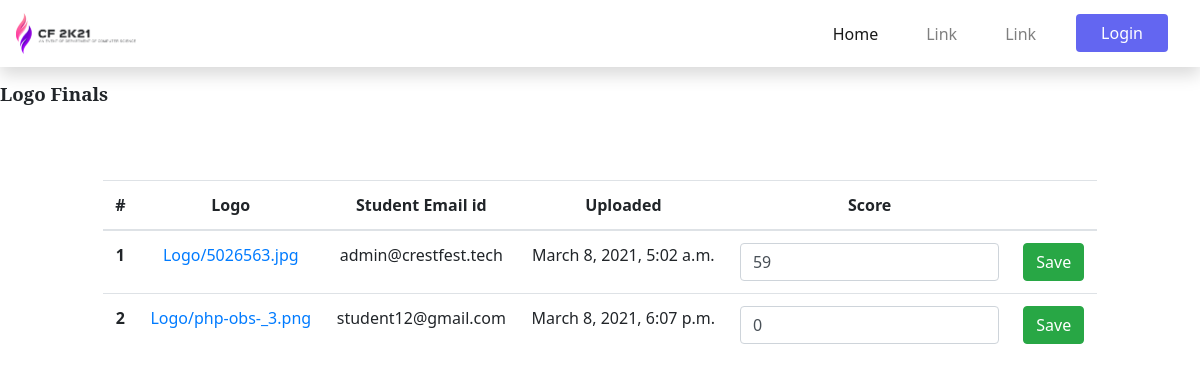
Screenshot of /events/impreza/finals/result/score/ with the database file from the repository.
### imageupload/models.py (models this page shows)
class Logo(models.Model):
    student = models.ForeignKey(User, on_delete=models.CASCADE)
    logo = models.ImageField(upload_to='Logo')
    score = models.PositiveIntegerField(default=0)
    roundtype_choice = (('prelims', 'Prelims'), ('final', 'Finals'))
    roundtype = models.CharField(
        max_length=8, choices=roundtype_choice)
    description = models.TextField(max_length=430)
    date_time = models.DateTimeField(auto_now_add=True)
    status = models.BooleanField(default=False)
    class Meta:
        verbose_name = 'Logo Result'

### userapp/models.py (models this page shows)
class User(AbstractUser):
    username = None
    email = models.EmailField(unique=True)
    first_name = models.CharField(max_length=35)
    mobile = models.CharField(
        unique=True, max_length=10, null=True, blank=False)
    user_type_choice = ((1, 'Admin'), (2, 'Staff'), (3, 'Students'))
    user_type = models.PositiveSmallIntegerField(choices=user_type_choice, default=3
                                                 )
    objects = UserManager()
    USERNAME_FIELD = 'email'
    REQUIRED_FIELDS = ['first_name']

### imageupload/views.py (the view)
# urls.py: path('impreza/finals/result/score/', display_logo_finals,
def display_logo_finals(request):
    score = LogoScoreForm(request.POST or None)
    logo = Logo.objects.filter(roundtype="final").order_by('id')
    if request.method == "POST":
        question_id = get_object_or_404(Logo, id=request.POST.get('q_id'))
        Logo.objects.filter(id=question_id.id).update(
            score=request.POST.get('answer'))
        return JsonResponse({'result': 'Good'})
    context = {'logo': logo, 'score': score}
    return render(request, 'imageupload/display_logo_finals.html', context=context)

### imageupload/forms.py
class LogoScoreForm(ModelForm):
    class Meta:
        model = Logo
        fields = ['score']
    def __init__(self, *args, **kwargs):
        super().__init__(*args, **kwargs)
        self.fields['score'].widget.attrs.update(
            {'placeholder': 'Score..'})

### templates/imageupload/display_logo_finals.html (shortened to what this page needs)
{% extends 'base.html' %}
{% load crispy_forms_tags %}
{% block content %}
<h3>Logo Finals</h3>
<section class="container my-5">
    <div class="table-responsive table_wrapper">
        <table class="table my-1 my-md-2">
            <thead>
                <tr class="text-center">
                    <th scope="col">#</th>
                    <th scope="col">Logo</th>
                    <th scope="col">Student Email id</th>
                    <th scope="col">Uploaded</th>
                    <th scope="col">Score</th>
                    <th scope="col"></th>
                </tr>
            </thead>
            <tbody>
                {% for logo in logo %}
                <tr scope="row" class="text-center">
                    <th scope="row">{{forloop.counter}}</th>
                    <td>
                        <a href="{{logo.logo.url}}" class="text-primary" target="_blank"
                            rel="noopener noreferrer">{{logo.logo}}</a>
                    </td>
                    <td>{{logo.student}}</td>
                    <td>{{logo.date_time}}</td>
                    <td>
                        <input type="text" class="form-control" placeholder="Score..." value="{{logo.score}}">
                    </td>
                    <td>
                        <button class="btn btn-success float-left submit_button"
                            data-question="{{logo.id}}">Save</button>
                    </td>
                </tr>
                {% endfor %}
            </tbody>
        </table>
    </div>
</section>
{% endblock %}

### static/css/style.css (style rules this page uses)
html { scroll-behavior: smooth; }
body { width: 100%; height: 100%; margin: 0; padding: 0; overflow-x: hidden; }
h3 { display: block; font-size: 1.17rem; margin-top: 1em; margin-bottom: 1em; margin-left: 0; margin-right: 0; font-weight: bold; font-family: "Noto Serif", serif; }

### templates/imageupload/display_logo_finals.html (style rules this page uses)
.table_wrapper { max-height: 450px; overflow-y: auto; display: inline-block; }
.table_wrapper { scrollbar-width: none; -ms-overflow-style: none; }

### rows the page displays
Logo: logo "Logo/5026563.jpg", student "admin@crestfest.tech", date_time "March 8, 2021, 5:02 a.m.", score "59"
Logo: logo "Logo/php-obs-_3.png", student "student12@gmail.com", date_time "March 8, 2021, 6:07 p.m.", score "0"
